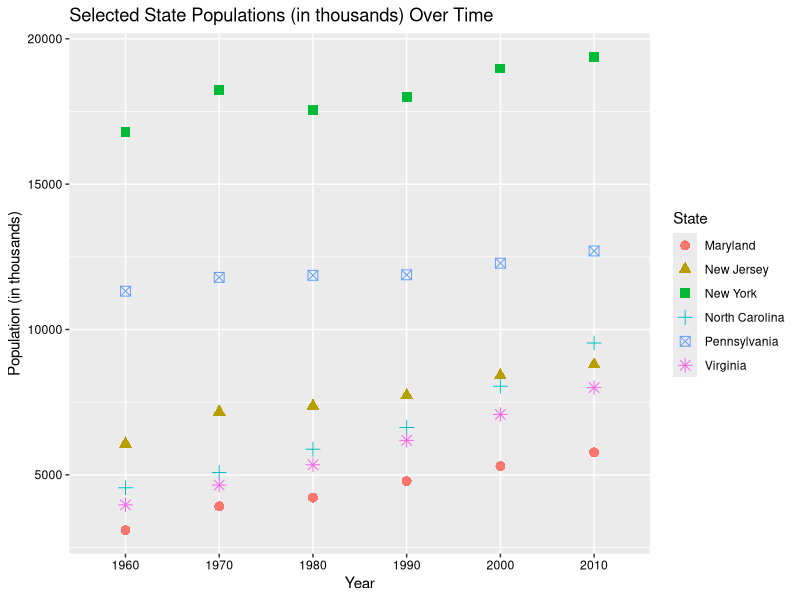

Generate this figure with R:
# This script creates a scatter plot using (a subset of) 'census_data.csv'.

# A description of 'census_data.csv' can be found in 'census_data_scrape_and_process.R'.
# To avoid an overwhelming plot, I will be using a subset of 'census_data.csv' consisting of
# all observations for 6 states (North Carolina, Maryland, New Jersey, Pennsylvania, Virginia, 
# and New York).

# Load packages.
library(data.table)
library(reshape2)
library(ggplot2)

# Load data.
census_data = data.table(read.csv('census_data.csv', header = T, stringsAsFactors = F, check.names = F))

# SUBSET/PROCESS DATA.

  # Specify states of interest.
  states = c('North Carolina', 'Maryland', 'New Jersey', 'Pennsylvania', 
             'Virginia', 'New York')
  
  # Create data subset (specified above).
  census_subset = census_data[Name %in% states]
  
  # Divided population values by 1000 for easier graph viewing.
  census_subset$`1960` = census_subset$`1960` / 1000
  census_subset$`1970` = census_subset$`1970` / 1000
  census_subset$`1980` = census_subset$`1980` / 1000
  census_subset$`1990` = census_subset$`1990` / 1000
  census_subset$`2000` = census_subset$`2000` / 1000
  census_subset$`2010` = census_subset$`2010` / 1000
  
  # Melt 'census_subset' to allow creation of scatter plot.
  census_subset = melt(census_subset, id = 'Name')
  
  # Change column names of 'census_subset'.
  setnames(census_subset, names(census_subset), c('State', 'Year', 'Population'))
  
# PLOT DATA.
  
  # Plot data.
  ggplot(data = census_subset, aes(x = Year, y = Population, color = State, shape = State)) +
    geom_point(size = 3) +
    theme(axis.text.x = element_text(color = 'black'), 
          axis.text.y = element_text(color = 'black')) +
    ggtitle('Selected State Populations (in thousands) Over Time') +
    xlab('Year') +
    ylab('Population (in thousands)')
